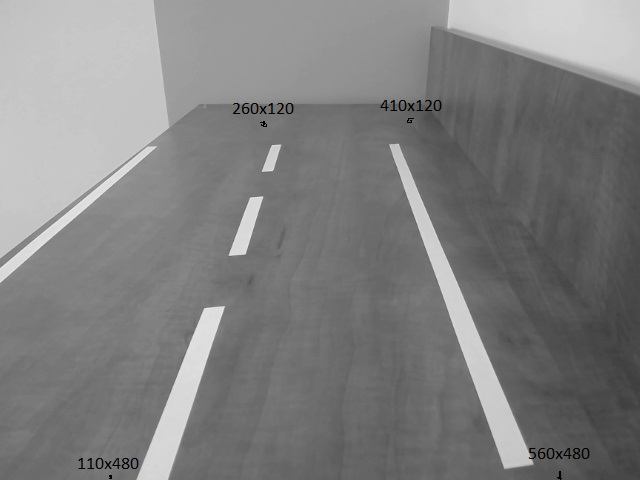
#> input picture road.jpg, 640 x 480 px
$ python Geometry_Translate.py
#> lines starting #> are read from the running program, lines starting #| are printed output that depends on the picture
# 관련 라이브러리 선언
import numpy as np
import cv2
from matplotlib import pyplot as plt

# 영상 읽기
img1 = cv2.imread("./road.jpg", cv2.IMREAD_GRAYSCALE)
#> img1: shape (480, 640); min 0, max 241, mean 128.1

# 이동 변환
h, w, = img1.shape
#> h = 480; w = 640
tlans_x = 10; tlans_y = 25
point1_src = np.float32([[15,20],[50,70],[130,140]])
point1_dst = np.float32(point1_src+[tlans_x,tlans_y])
affine_mat1 = cv2.getAffineTransform(point1_src, point1_dst)
user_mat1 = np.float32([[1,0,tlans_x], [0,1,tlans_y]])

res1 = cv2.warpAffine(img1, affine_mat1, (w,h))
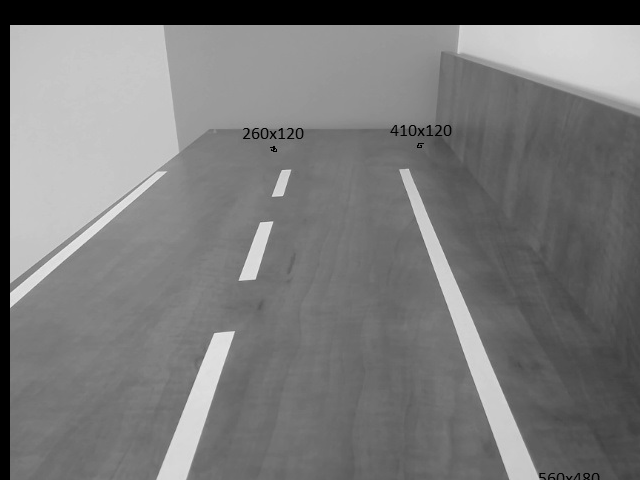
#> res1: shape (480, 640); min 0, max 241, mean 121.1
res2 = cv2.warpAffine(img1, user_mat1, (w,h))

# 크기 변환
scale_x = 0.8; scale_y = 0.6
user_mat2 = np.float32([[scale_x,0,0], [0,scale_y,0]])
res3 = cv2.warpAffine(img1, user_mat2, (w,h))
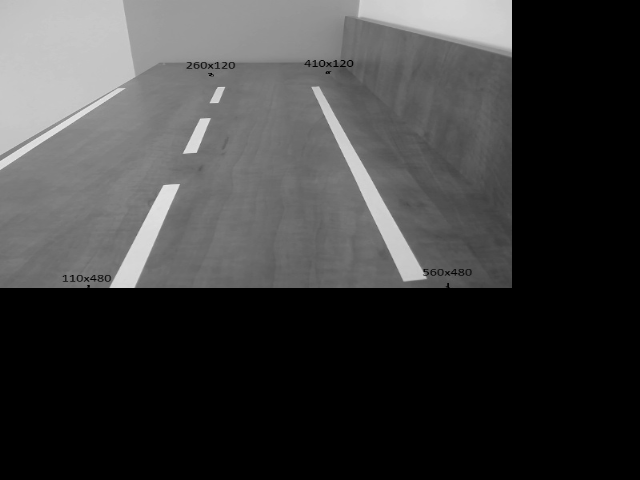
#> res3: shape (480, 640); min 0, max 233, mean 61.6
res4 = cv2.resize(img1, (0,0), None, scale_x, scale_y)
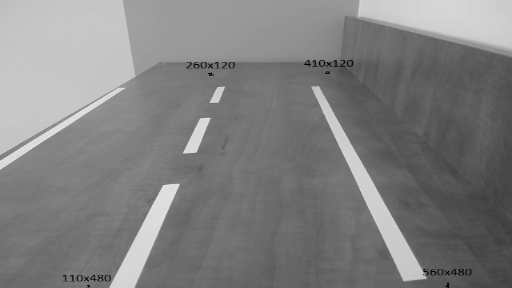
#> res4: shape (288, 512); min 0, max 233, mean 128.1
background = np.full(shape=[h,w], fill_value=0, dtype=np.uint8)
background[:round(h*scale_y), :round(w*scale_x)] = res4;
res4 = background

# 이동 및 크기 변환
user_mat3 = np.float32([[0.4, 0, 100],[0,0.6,50]])
res5 = cv2.warpAffine(img1, user_mat3, (w,h))
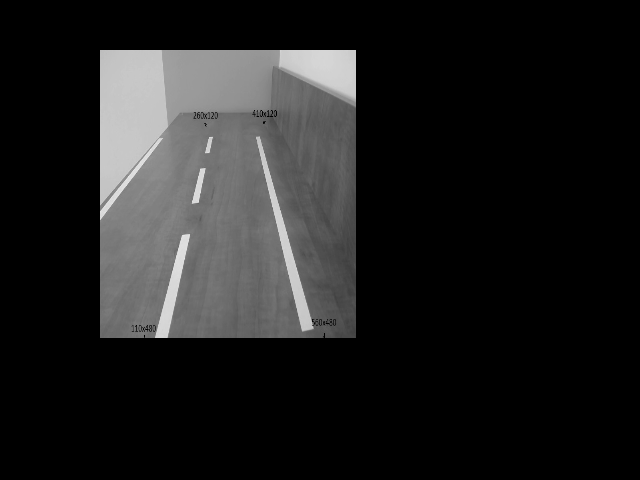
#> res5: shape (480, 640); min 0, max 233, mean 30.8

# 결과 영상 출력
ress = []
ress.append(img1), ress.append(res1), ress.append(res2)
ress.append(res3), ress.append(res4), ress.append(res5)
titles = ['input','res1','res2','res3','res4','res5']

for i in range(6):
    plt.subplot(2,3,i+1)
    plt.imshow(ress[i], cmap='gray')
    plt.title(titles[i])
    plt.xticks([]), plt.yticks([])
plt.show()

$ run again, with puppy.jpg copied over road.jpg
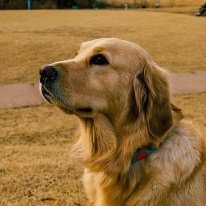
#> input picture puppy.jpg, 206 x 206 px
#> `res4 = cv2.resize(img1, (0,0), None, scale_x, scale_y)`:
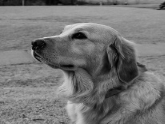
#> res4: shape (124, 165); min 1, max 223, mean 116.7
#> `res5 = cv2.warpAffine(img1, user_mat3, (w,h))`:
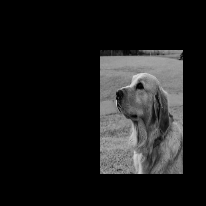
#> res5: shape (206, 206); min 0, max 222, mean 28.3
